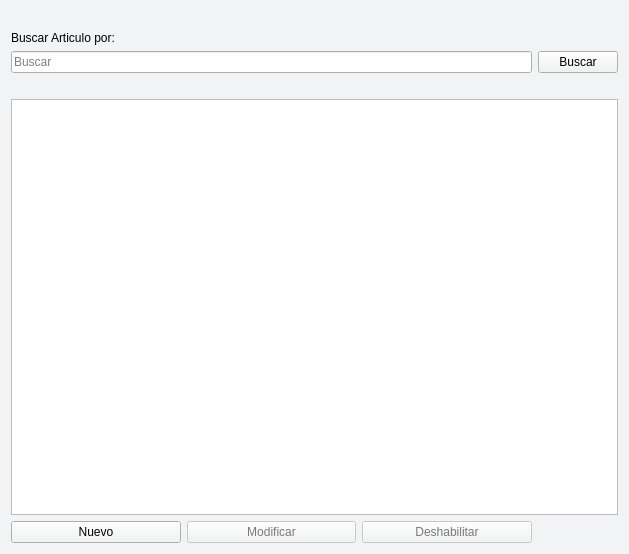
<?xml version="1.0" encoding="UTF-8"?>
<ui version="4.0">
 <class>Form</class>
 <widget class="QWidget" name="Form">
  <property name="geometry">
   <rect>
    <x>0</x>
    <y>0</y>
    <width>629</width>
    <height>554</height>
   </rect>
  </property>
  <property name="palette">
   <palette>
    <active>
     <colorrole role="WindowText">
      <brush brushstyle="SolidPattern">
       <color alpha="255">
        <red>0</red>
        <green>0</green>
        <blue>0</blue>
       </color>
      </brush>
     </colorrole>
     <colorrole role="Button">
      <brush brushstyle="SolidPattern">
       <color alpha="255">
        <red>242</red>
        <green>243</green>
        <blue>244</blue>
       </color>
      </brush>
     </colorrole>
     <colorrole role="Light">
      <brush brushstyle="SolidPattern">
       <color alpha="255">
        <red>255</red>
        <green>255</green>
        <blue>255</blue>
       </color>
      </brush>
     </colorrole>
     <colorrole role="Midlight">
      <brush brushstyle="SolidPattern">
       <color alpha="255">
        <red>248</red>
        <green>249</green>
        <blue>249</blue>
       </color>
      </brush>
     </colorrole>
     <colorrole role="Dark">
      <brush brushstyle="SolidPattern">
       <color alpha="255">
        <red>121</red>
        <green>121</green>
        <blue>122</blue>
       </color>
      </brush>
     </colorrole>
     <colorrole role="Mid">
      <brush brushstyle="SolidPattern">
       <color alpha="255">
        <red>161</red>
        <green>162</green>
        <blue>163</blue>
       </color>
      </brush>
     </colorrole>
     <colorrole role="Text">
      <brush brushstyle="SolidPattern">
       <color alpha="255">
        <red>0</red>
        <green>0</green>
        <blue>0</blue>
       </color>
      </brush>
     </colorrole>
     <colorrole role="BrightText">
      <brush brushstyle="SolidPattern">
       <color alpha="255">
        <red>255</red>
        <green>255</green>
        <blue>255</blue>
       </color>
      </brush>
     </colorrole>
     <colorrole role="ButtonText">
      <brush brushstyle="SolidPattern">
       <color alpha="255">
        <red>0</red>
        <green>0</green>
        <blue>0</blue>
       </color>
      </brush>
     </colorrole>
     <colorrole role="Base">
      <brush brushstyle="SolidPattern">
       <color alpha="255">
        <red>255</red>
        <green>255</green>
        <blue>255</blue>
       </color>
      </brush>
     </colorrole>
     <colorrole role="Window">
      <brush brushstyle="SolidPattern">
       <color alpha="255">
        <red>242</red>
        <green>243</green>
        <blue>244</blue>
       </color>
      </brush>
     </colorrole>
     <colorrole role="Shadow">
      <brush brushstyle="SolidPattern">
       <color alpha="255">
        <red>0</red>
        <green>0</green>
        <blue>0</blue>
       </color>
      </brush>
     </colorrole>
     <colorrole role="AlternateBase">
      <brush brushstyle="SolidPattern">
       <color alpha="255">
        <red>248</red>
        <green>249</green>
        <blue>249</blue>
       </color>
      </brush>
     </colorrole>
     <colorrole role="ToolTipBase">
      <brush brushstyle="SolidPattern">
       <color alpha="255">
        <red>255</red>
        <green>255</green>
        <blue>220</blue>
       </color>
      </brush>
     </colorrole>
     <colorrole role="ToolTipText">
      <brush brushstyle="SolidPattern">
       <color alpha="255">
        <red>0</red>
        <green>0</green>
        <blue>0</blue>
       </color>
      </brush>
     </colorrole>
    </active>
    <inactive>
     <colorrole role="WindowText">
      <brush brushstyle="SolidPattern">
       <color alpha="255">
        <red>0</red>
        <green>0</green>
        <blue>0</blue>
       </color>
      </brush>
     </colorrole>
     <colorrole role="Button">
      <brush brushstyle="SolidPattern">
       <color alpha="255">
        <red>242</red>
        <green>243</green>
        <blue>244</blue>
       </color>
      </brush>
     </colorrole>
     <colorrole role="Light">
      <brush brushstyle="SolidPattern">
       <color alpha="255">
        <red>255</red>
        <green>255</green>
        <blue>255</blue>
       </color>
      </brush>
     </colorrole>
     <colorrole role="Midlight">
      <brush brushstyle="SolidPattern">
       <color alpha="255">
        <red>248</red>
        <green>249</green>
        <blue>249</blue>
       </color>
      </brush>
     </colorrole>
     <colorrole role="Dark">
      <brush brushstyle="SolidPattern">
       <color alpha="255">
        <red>121</red>
        <green>121</green>
        <blue>122</blue>
       </color>
      </brush>
     </colorrole>
     <colorrole role="Mid">
      <brush brushstyle="SolidPattern">
       <color alpha="255">
        <red>161</red>
        <green>162</green>
        <blue>163</blue>
       </color>
      </brush>
     </colorrole>
     <colorrole role="Text">
      <brush brushstyle="SolidPattern">
       <color alpha="255">
        <red>0</red>
        <green>0</green>
        <blue>0</blue>
       </color>
      </brush>
     </colorrole>
     <colorrole role="BrightText">
      <brush brushstyle="SolidPattern">
       <color alpha="255">
        <red>255</red>
        <green>255</green>
        <blue>255</blue>
       </color>
      </brush>
     </colorrole>
     <colorrole role="ButtonText">
      <brush brushstyle="SolidPattern">
       <color alpha="255">
        <red>0</red>
        <green>0</green>
        <blue>0</blue>
       </color>
      </brush>
     </colorrole>
     <colorrole role="Base">
      <brush brushstyle="SolidPattern">
       <color alpha="255">
        <red>255</red>
        <green>255</green>
        <blue>255</blue>
       </color>
      </brush>
     </colorrole>
     <colorrole role="Window">
      <brush brushstyle="SolidPattern">
       <color alpha="255">
        <red>242</red>
        <green>243</green>
        <blue>244</blue>
       </color>
      </brush>
     </colorrole>
     <colorrole role="Shadow">
      <brush brushstyle="SolidPattern">
       <color alpha="255">
        <red>0</red>
        <green>0</green>
        <blue>0</blue>
       </color>
      </brush>
     </colorrole>
     <colorrole role="AlternateBase">
      <brush brushstyle="SolidPattern">
       <color alpha="255">
        <red>248</red>
        <green>249</green>
        <blue>249</blue>
       </color>
      </brush>
     </colorrole>
     <colorrole role="ToolTipBase">
      <brush brushstyle="SolidPattern">
       <color alpha="255">
        <red>255</red>
        <green>255</green>
        <blue>220</blue>
       </color>
      </brush>
     </colorrole>
     <colorrole role="ToolTipText">
      <brush brushstyle="SolidPattern">
       <color alpha="255">
        <red>0</red>
        <green>0</green>
        <blue>0</blue>
       </color>
      </brush>
     </colorrole>
    </inactive>
    <disabled>
     <colorrole role="WindowText">
      <brush brushstyle="SolidPattern">
       <color alpha="255">
        <red>121</red>
        <green>121</green>
        <blue>122</blue>
       </color>
      </brush>
     </colorrole>
     <colorrole role="Button">
      <brush brushstyle="SolidPattern">
       <color alpha="255">
        <red>242</red>
        <green>243</green>
        <blue>244</blue>
       </color>
      </brush>
     </colorrole>
     <colorrole role="Light">
      <brush brushstyle="SolidPattern">
       <color alpha="255">
        <red>255</red>
        <green>255</green>
        <blue>255</blue>
       </color>
      </brush>
     </colorrole>
     <colorrole role="Midlight">
      <brush brushstyle="SolidPattern">
       <color alpha="255">
        <red>248</red>
        <green>249</green>
        <blue>249</blue>
       </color>
      </brush>
     </colorrole>
     <colorrole role="Dark">
      <brush brushstyle="SolidPattern">
       <color alpha="255">
        <red>121</red>
        <green>121</green>
        <blue>122</blue>
       </color>
      </brush>
     </colorrole>
     <colorrole role="Mid">
      <brush brushstyle="SolidPattern">
       <color alpha="255">
        <red>161</red>
        <green>162</green>
        <blue>163</blue>
       </color>
      </brush>
     </colorrole>
     <colorrole role="Text">
      <brush brushstyle="SolidPattern">
       <color alpha="255">
        <red>121</red>
        <green>121</green>
        <blue>122</blue>
       </color>
      </brush>
     </colorrole>
     <colorrole role="BrightText">
      <brush brushstyle="SolidPattern">
       <color alpha="255">
        <red>255</red>
        <green>255</green>
        <blue>255</blue>
       </color>
      </brush>
     </colorrole>
     <colorrole role="ButtonText">
      <brush brushstyle="SolidPattern">
       <color alpha="255">
        <red>121</red>
        <green>121</green>
        <blue>122</blue>
       </color>
      </brush>
     </colorrole>
     <colorrole role="Base">
      <brush brushstyle="SolidPattern">
       <color alpha="255">
        <red>242</red>
        <green>243</green>
        <blue>244</blue>
       </color>
      </brush>
     </colorrole>
     <colorrole role="Window">
      <brush brushstyle="SolidPattern">
       <color alpha="255">
        <red>242</red>
        <green>243</green>
        <blue>244</blue>
       </color>
      </brush>
     </colorrole>
     <colorrole role="Shadow">
      <brush brushstyle="SolidPattern">
       <color alpha="255">
        <red>0</red>
        <green>0</green>
        <blue>0</blue>
       </color>
      </brush>
     </colorrole>
     <colorrole role="AlternateBase">
      <brush brushstyle="SolidPattern">
       <color alpha="255">
        <red>242</red>
        <green>243</green>
        <blue>244</blue>
       </color>
      </brush>
     </colorrole>
     <colorrole role="ToolTipBase">
      <brush brushstyle="SolidPattern">
       <color alpha="255">
        <red>255</red>
        <green>255</green>
        <blue>220</blue>
       </color>
      </brush>
     </colorrole>
     <colorrole role="ToolTipText">
      <brush brushstyle="SolidPattern">
       <color alpha="255">
        <red>0</red>
        <green>0</green>
        <blue>0</blue>
       </color>
      </brush>
     </colorrole>
    </disabled>
   </palette>
  </property>
  <property name="windowTitle">
   <string>Form</string>
  </property>
  <layout class="QGridLayout" name="gridLayout_3">
   <item row="0" column="0">
    <spacer name="horizontalSpacer_2">
     <property name="orientation">
      <enum>Qt::Horizontal</enum>
     </property>
     <property name="sizeHint" stdset="0">
      <size>
       <width>40</width>
       <height>20</height>
      </size>
     </property>
    </spacer>
   </item>
   <item row="2" column="0">
    <layout class="QGridLayout" name="gridLayout_2">
     <item row="2" column="0" colspan="2">
      <widget class="QTableView" name="tbl_proveedores">
       <property name="selectionBehavior">
        <enum>QAbstractItemView::SelectRows</enum>
       </property>
      </widget>
     </item>
     <item row="0" column="1">
      <widget class="QPushButton" name="btn_buscar">
       <property name="text">
        <string>Buscar</string>
       </property>
      </widget>
     </item>
     <item row="0" column="0">
      <widget class="QLineEdit" name="ln_buscar">
       <property name="placeholderText">
        <string>Buscar</string>
       </property>
      </widget>
     </item>
     <item row="3" column="0">
      <layout class="QGridLayout" name="gridLayout">
       <item row="0" column="1">
        <widget class="QPushButton" name="btn_modificar">
         <property name="enabled">
          <bool>false</bool>
         </property>
         <property name="text">
          <string>Modificar</string>
         </property>
        </widget>
       </item>
       <item row="0" column="0">
        <widget class="QPushButton" name="btn_nuevo">
         <property name="text">
          <string>Nuevo</string>
         </property>
        </widget>
       </item>
       <item row="0" column="2">
        <widget class="QPushButton" name="btn_deshabilitar">
         <property name="enabled">
          <bool>false</bool>
         </property>
         <property name="text">
          <string>Deshabilitar</string>
         </property>
        </widget>
       </item>
      </layout>
     </item>
     <item row="1" column="0" colspan="2">
      <spacer name="horizontalSpacer">
       <property name="orientation">
        <enum>Qt::Horizontal</enum>
       </property>
       <property name="sizeHint" stdset="0">
        <size>
         <width>40</width>
         <height>20</height>
        </size>
       </property>
      </spacer>
     </item>
    </layout>
   </item>
   <item row="1" column="0">
    <widget class="QLabel" name="label">
     <property name="text">
      <string>Buscar Articulo por:</string>
     </property>
    </widget>
   </item>
  </layout>
 </widget>
 <resources/>
 <connections/>
</ui>
